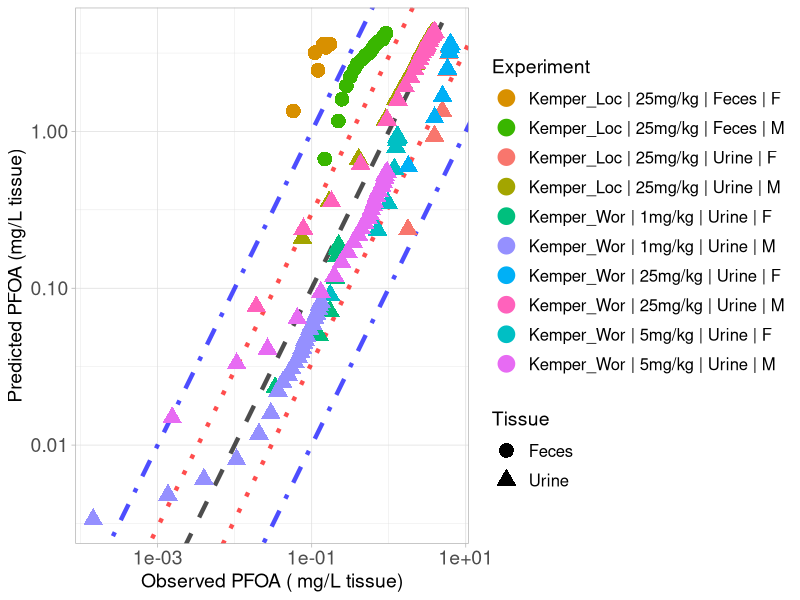

Write R code to recreate this figure.
library(ggplot2)

#setwd("C:/Users/ptsir/Documents/GitHub/PFAS_PBK_models/PFOA inhalation Rat/Validation/Validation_results")
setwd("C:/Users/dpjio/Documents/GitHub/PFAS_PBK_models/PFOA inhalation Rat/Validation/Validation_koff_09_lung_same_RAF_bile")

# Load Results 

# Results from Loccisano
Kemper_excreta_Loccisano_results <- read.csv("Kemper_2003_Excreta_Loccisano_results.csv", header = T)

Kemper_Urine_F_25_Loc <- Kemper_excreta_Loccisano_results[Kemper_excreta_Loccisano_results$Dose == 25 & 
                                             Kemper_excreta_Loccisano_results$Tissue  == "Urine" &
                                          Kemper_excreta_Loccisano_results$sex == "F", ]
Kemper_Urine_F_25_Loc$Experiment <- "Kemper_Loc | 25mg/kg | Urine | F"


Kemper_Feces_F_25_Loc <- Kemper_excreta_Loccisano_results[Kemper_excreta_Loccisano_results$Dose == 25 & 
                                              Kemper_excreta_Loccisano_results$Tissue  == "Feces" &
                                              Kemper_excreta_Loccisano_results$sex == "F", ]
Kemper_Feces_F_25_Loc$Experiment <- "Kemper_Loc | 25mg/kg | Feces | F"



Kemper_Urine_M_25_Loc <- Kemper_excreta_Loccisano_results[Kemper_excreta_Loccisano_results$Dose == 25 & Kemper_excreta_Loccisano_results$Tissue == "Urine" &
                                             Kemper_excreta_Loccisano_results$sex == "M", ]
Kemper_Urine_M_25_Loc$Experiment <- "Kemper_Loc | 25mg/kg | Urine | M"



Kemper_Feces_M_25_Loc <- Kemper_excreta_Loccisano_results[Kemper_excreta_Loccisano_results$Dose == 25 & Kemper_excreta_Loccisano_results$Tissue == "Feces" &
                                             Kemper_excreta_Loccisano_results$sex == "M", ]
Kemper_Feces_M_25_Loc$Experiment <- "Kemper_Loc | 25mg/kg | Feces | M"

#Results from Worley
Kemper_excreta_Worley_results <- read.csv("Kemper_2003_Excreta_Worley_results.csv", header = T)

Kemper_Urine_F_1_Wor <- Kemper_excreta_Worley_results[Kemper_excreta_Worley_results$Dose == 1 & 
                                                           Kemper_excreta_Worley_results$Tissue  == "Urine" &
                                                        Kemper_excreta_Worley_results$sex == "F", ]
Kemper_Urine_F_1_Wor$Experiment <- "Kemper_Wor | 1mg/kg | Urine | F"


Kemper_Urine_F_5_Wor <- Kemper_excreta_Worley_results[Kemper_excreta_Worley_results$Dose == 5 & 
                                                        Kemper_excreta_Worley_results$Tissue  == "Urine" &
                                                        Kemper_excreta_Worley_results$sex == "F", ]
Kemper_Urine_F_5_Wor$Experiment <- "Kemper_Wor | 5mg/kg | Urine | F"


Kemper_Urine_F_25_Wor <- Kemper_excreta_Worley_results[Kemper_excreta_Worley_results$Dose == 25 & 
                                                            Kemper_excreta_Worley_results$Tissue  == "Urine" &
                                                            Kemper_excreta_Worley_results$sex == "F", ]
Kemper_Urine_F_25_Wor$Experiment <- "Kemper_Wor | 25mg/kg | Urine | F"



Kemper_Urine_M_1_Wor <- Kemper_excreta_Worley_results[Kemper_excreta_Worley_results$Dose == 1 & 
                                                        Kemper_excreta_Worley_results$Tissue  == "Urine" &
                                                        Kemper_excreta_Worley_results$sex == "M", ]
Kemper_Urine_M_1_Wor$Experiment <- "Kemper_Wor | 1mg/kg | Urine | M"


Kemper_Urine_M_5_Wor <- Kemper_excreta_Worley_results[Kemper_excreta_Worley_results$Dose == 5 & 
                                                        Kemper_excreta_Worley_results$Tissue  == "Urine" &
                                                        Kemper_excreta_Worley_results$sex == "M", ]
Kemper_Urine_M_5_Wor$Experiment <- "Kemper_Wor | 5mg/kg | Urine | M"


Kemper_Urine_M_25_Wor <- Kemper_excreta_Worley_results[Kemper_excreta_Worley_results$Dose == 25 & 
                                                         Kemper_excreta_Worley_results$Tissue  == "Urine" &
                                                         Kemper_excreta_Worley_results$sex == "M", ]
Kemper_Urine_M_25_Wor$Experiment <- "Kemper_Wor | 25mg/kg | Urine | M"


Experiment <- scales::hue_pal()(10)

names(Experiment) <- unique(c( Kemper_Urine_F_25_Loc$Experiment, Kemper_Feces_F_25_Loc$Experiment,
                               Kemper_Urine_M_25_Loc$Experiment,Kemper_Feces_M_25_Loc$Experiment,
                               Kemper_Urine_F_1_Wor$Experiment, Kemper_Urine_F_5_Wor$Experiment, 
                               Kemper_Urine_F_25_Wor$Experiment, Kemper_Urine_M_1_Wor$Experiment,
                               Kemper_Urine_M_5_Wor$Experiment, Kemper_Urine_M_25_Wor$Experiment))



scatter_plot <- ggplot()+
  geom_abline(intercept = log10(1), slope = 1, linetype = "dashed", color = "black", linewidth = 1.5, alpha = 0.7) +  # Identity line in log10 scale
  geom_abline(intercept = log10(3), slope = 1, linetype = "dotted", color = "red", linewidth = 1.5, alpha = 0.7) +  # +3-fold error line
  geom_abline(intercept = log10(1/3), slope = 1, linetype = "dotted", color = "red", linewidth = 1.5, alpha = 0.7) +  # -3-fold error line
  geom_abline(intercept = log10(10), slope = 1, linetype = "dotdash", color = "blue", linewidth = 1.5, alpha = 0.7) +  # +10-fold error line
  geom_abline(intercept = log10(1/10), slope = 1, linetype = "dotdash", color = "blue", linewidth = 1.5, alpha = 0.7) +  # -10-fold error line
  geom_point(data = Kemper_Urine_F_25_Loc, aes(x=Observed, y=Predicted, color = Experiment, shape = Tissue), size=4, stroke = 1.5)+
  geom_point(data = Kemper_Feces_F_25_Loc, aes(x=Observed, y=Predicted, color = Experiment, shape = Tissue), size=4, stroke = 1.5)+
  geom_point(data = Kemper_Urine_M_25_Loc, aes(x=Observed, y=Predicted, color = Experiment, shape = Tissue), size=4, stroke = 1.5)+
  geom_point(data = Kemper_Feces_M_25_Loc, aes(x=Observed, y=Predicted, color = Experiment, shape = Tissue), size=4, stroke = 1.5)+
  geom_point(data = Kemper_Urine_F_1_Wor, aes(x=Observed, y=Predicted, color = Experiment, shape = Tissue), size=4, stroke = 1.5)+
  geom_point(data = Kemper_Urine_F_5_Wor, aes(x=Observed, y=Predicted, color = Experiment, shape = Tissue), size=4, stroke = 1.5)+
  geom_point(data = Kemper_Urine_F_25_Wor, aes(x=Observed, y=Predicted, color = Experiment, shape = Tissue), size=4, stroke = 1.5)+
  geom_point(data = Kemper_Urine_M_1_Wor, aes(x=Observed, y=Predicted, color = Experiment, shape = Tissue), size=4, stroke = 1.5)+
  geom_point(data = Kemper_Urine_M_5_Wor, aes(x=Observed, y=Predicted, color = Experiment, shape = Tissue), size=4, stroke = 1.5)+
  geom_point(data = Kemper_Urine_M_25_Wor, aes(x=Observed, y=Predicted, color = Experiment, shape = Tissue), size=4, stroke = 1.5)+
  scale_y_log10()+
  scale_x_log10()+
  scale_color_manual(values = Experiment)+
  theme(legend.spacing.y = unit(1, 'cm')) +
  guides(fill = guide_legend(byrow = TRUE))+
  theme_light()+
  labs(y = "Predicted PFOA (mg/L tissue)",
       x = "Observed PFOA ( mg/L tissue)")+
  theme(plot.title = element_text(hjust = 0.5),
        legend.key.size = unit(0.75, 'cm'),  
        legend.title = element_text(size=14),
        legend.text = element_text(size=12,  hjust = 0),
        axis.text = element_text(size = 14),
        axis.title = element_text(size = 14),
        )

#print(scatter_plot)

ggsave("validation_plot_PFOA_excreta.png", scatter_plot, width = 11, height = 7, units = "in", dpi = 300)
